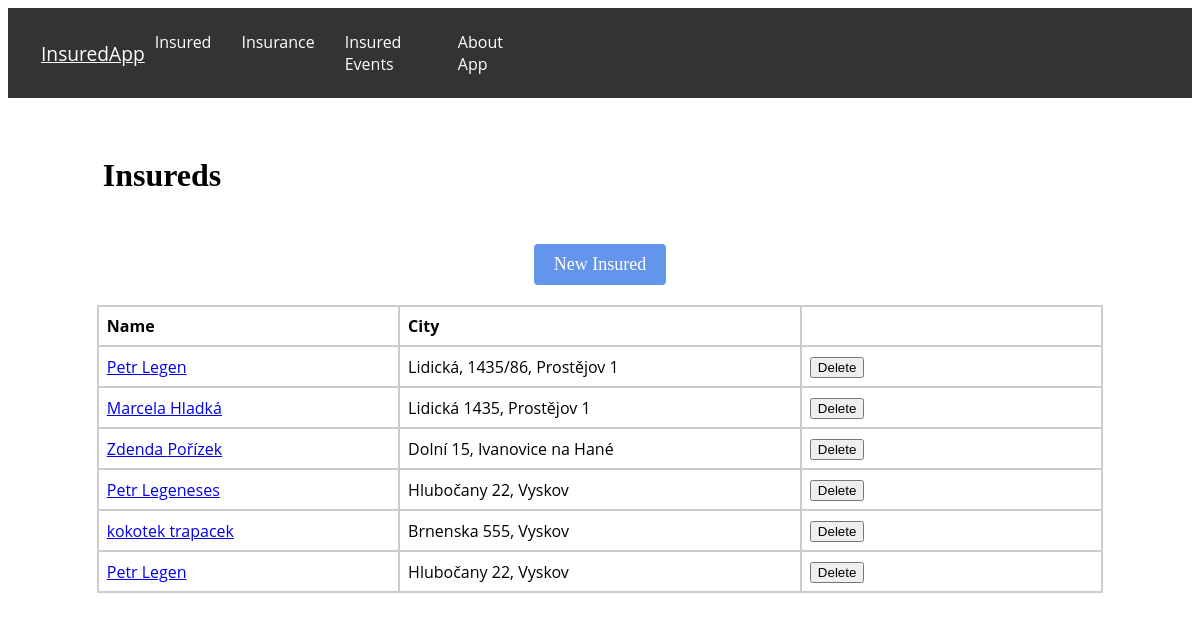
The app's page /insured/, older data.
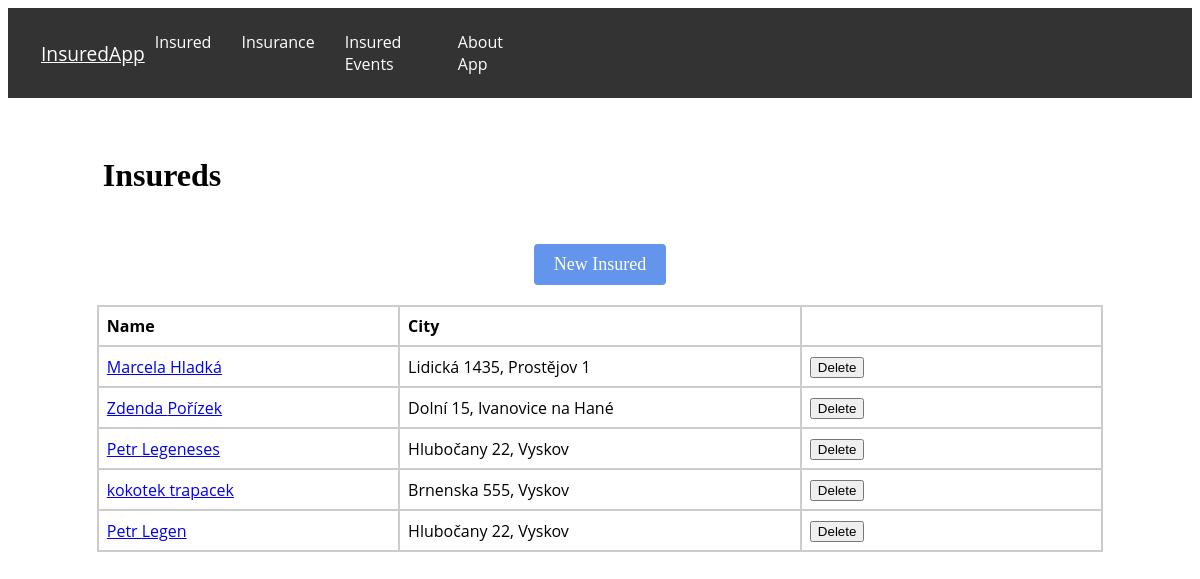
The same page, newer data.
### evidence/models.py (models this page shows, shortened)
class Insured(models.Model):
    user = models.ForeignKey(User, on_delete=models.CASCADE, related_name='insured', null=True)
    ROLE_CHOICES = (
        ('insurer', 'Insurer'),
        ('insured', 'Insured'),
    )
    first_name = models.CharField(max_length=100)
    profile_photo = models.ImageField(upload_to='profile_photos', blank=True, null=True)
    last_name = models.CharField(max_length=100)
    email = models.EmailField()
    role = models.CharField(max_length=10, choices=ROLE_CHOICES, null=True)
    street = models.CharField(max_length=100)
    city = models.CharField(max_length=64)
    zipcode = models.IntegerField()
    phone = models.CharField(max_length=16)

### evidence/views.py (the view)
# urls.py: path('insured/', views.insured, name='insured'),
def insured(request):
    insureds = Insured.objects.prefetch_related('insurance')
    return render(request, 'insured.html', {'insureds': insureds})

### evidence/templates/insured.html (shortened to what this page needs)
{% extends 'base.html' %}
{% block content %}
    <h1 class="insured-h">Insureds</h1>
    <div class="center">
        <a href="{% url 'new_insured' %}" class="button-insured">New Insured</a>
    </div>
    <table class="insured-table">
        <thead>
            <tr>
                <th>Name</th>
                <th>City</th>
                <th></th>
            </tr>
        </thead>
        <tbody>
            {% for insured in insureds %}
                <tr>
                    <td><a href="{% url 'insured_detail' insured.id %}">{{ insured.first_name }} {{ insured.last_name }}</a></td>
                    <td>{{ insured.street }}, {{ insured.city }}</td>
                    <td><form method="post" action="{% url 'delete_insured' insured.id %}">
                            <button type="submit" class="delete-button" onclick="return confirm('Are you sure you want to delete this insured?')">Delete</button>
                        </form>
                    </td>
                </tr>
            {% endfor %}
        </tbody>
    </table>
{% endblock %}

Row changes from the older to the newer data that the page shows:
removed Insured: first_name "Petr", last_name "Legen", street "Lidická, 1435/86", city "Prostějov 1"
